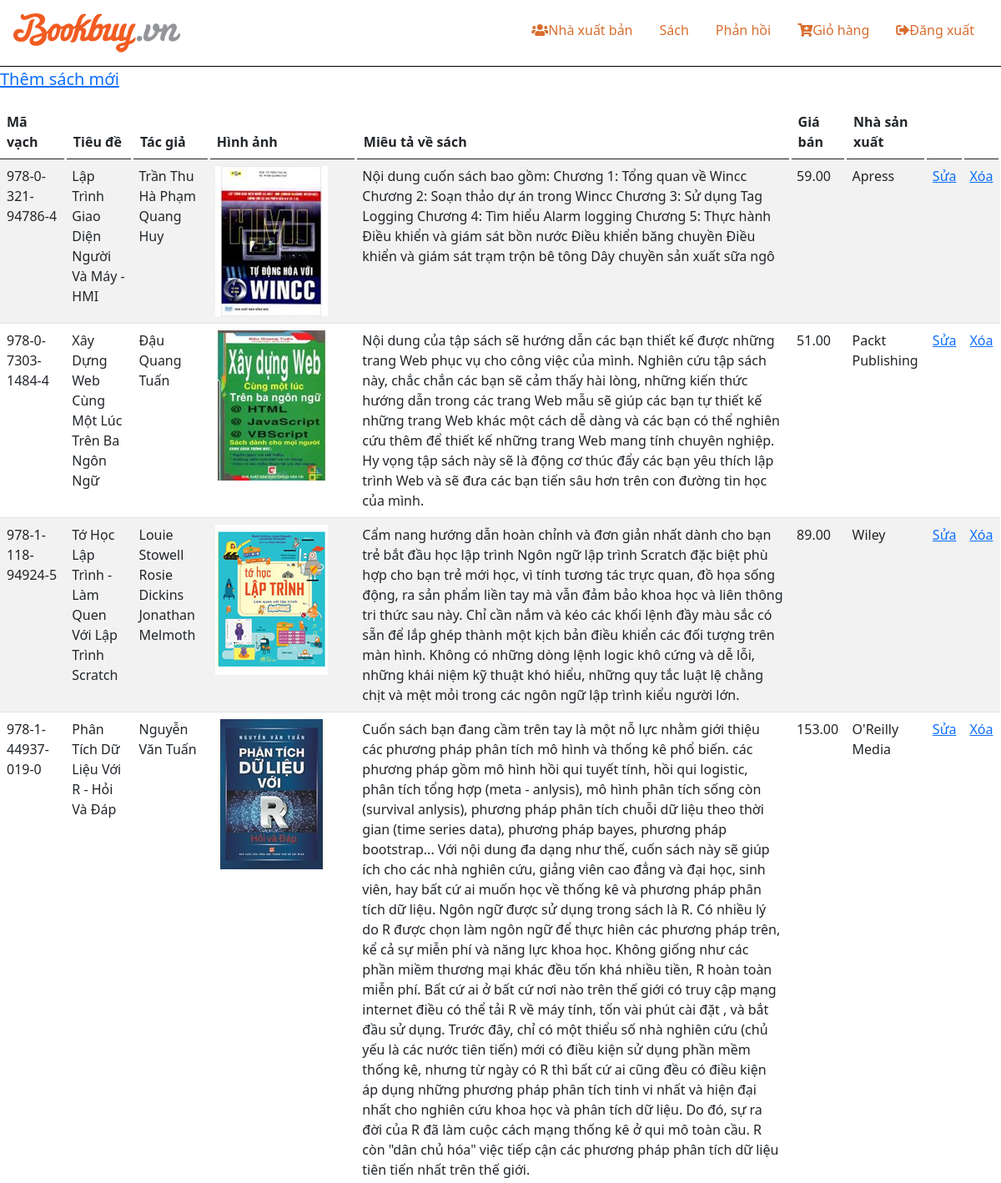
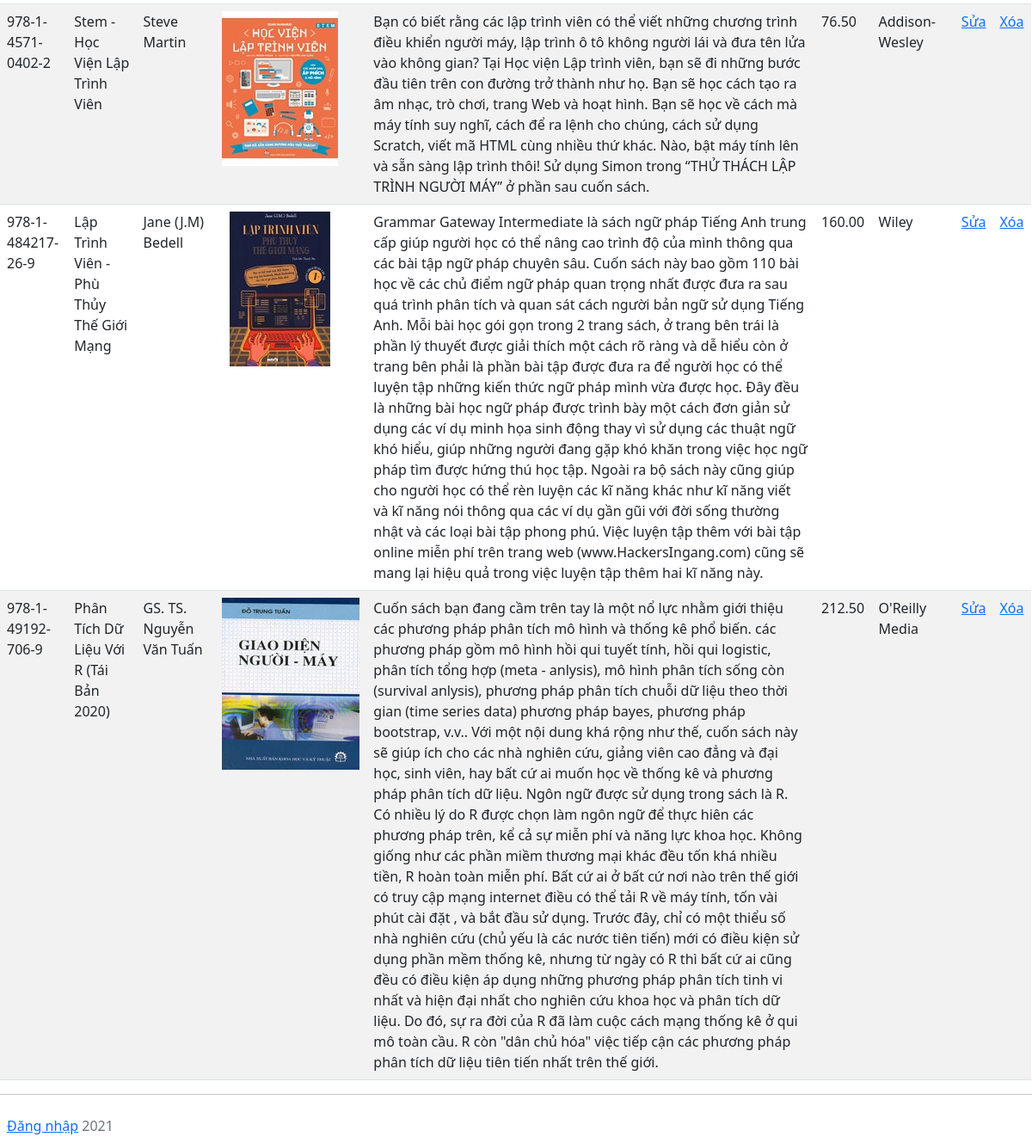
/admin/admin_book.php, run on the app's committed database (2 pictures, top to bottom).
### tables this page shows
CREATE TABLE `books` (
  `book_isbn` varchar(20) NOT NULL,
  `book_title` varchar(60) DEFAULT NULL,
  `book_author` varchar(60) DEFAULT NULL,
  `book_image` varchar(40) DEFAULT NULL,
  `book_Category` varchar(255) DEFAULT NULL,
  `book_descr` text DEFAULT NULL,
  `book_price` decimal(6,2) NOT NULL,
  `publisherid` int(10) NOT NULL
);

CREATE TABLE `publisher` (
  `publisherid` int(10) UNSIGNED NOT NULL,
  `publisher_name` varchar(60) NOT NULL
);

### constants.php (called while the page is built, shortened)
<?php
    function getPubName($conn, $pubid){
		$query = "SELECT publisher_name FROM publisher WHERE publisherid = '$pubid'";
		$result = mysqli_query($conn, $query);
		$row = mysqli_fetch_assoc($result);
		return $row['publisher_name'];
	}
?>

### admin/admin_book.php (the view, shortened to what this page needs)
<?php
include("./header.php");
?>
	<p class="lead"><a href="admin_add_book.php">Thêm sách mới</a></p>
	<table class="table table-striped table-hover">
		<thead>
			<tr>
				<th>Mã vạch</th>
				<th>Tiêu đề</th>
				<th>Tác giả</th>
				<th>Hình ảnh</th>
				<th>Miêu tả về sách</th>
				<th>Giá bán</th>
				<th>Nhà sản xuất</th>
				<th>&nbsp;</th>
				<th>&nbsp;</th>
			</tr>
		</thead>
		<tbody>
			<?php
			$sql = "SELECT * FROM books";
			$result = mysqli_query($conn, $sql);
			if (mysqli_num_rows($result) > 0) {
				while ($row = mysqli_fetch_assoc($result)) {
			?>
					<tr>
						<td><?php echo $row['book_isbn']; ?></td>
						<td><?php echo $row['book_title']; ?></td>
						<td><?php echo $row['book_author']; ?></td>
						<td>
							<div>
								<img src="./img/<?php echo $row['book_image']; ?>" alt="">
							</div>
						</td>
						<td><?php echo $row['book_descr']; ?></td>
						<td><?php echo $row['book_price']; ?></td>
						<td><?php echo getPubName($conn, $row['publisherid']); ?></td>
						<td><a href="admin_edit.php?bookisbn=<?php echo $row['book_isbn']; ?>">Sửa</a></td>
						<td><a href="admin_delete.php?bookisbn=<?php echo $row['book_isbn']; ?>">Xóa</a></td>
					</tr>
			<?php
				}
			}
			?>
		</tbody>
	</table>
	<?php
	require_once "footer.php";
	?>

### admin/header.php (shortened to what this page needs)
<?php
include("../constants.php");
?>
<!DOCTYPE html>
<html lang="en">
<head>
    <link href="https://cdn.jsdelivr.net/npm/bootstrap@5.0.2/dist/css/bootstrap.min.css" rel="stylesheet">
    <link rel="stylesheet" href="index.css">
    <link rel="stylesheet" href="https://pro.fontawesome.com/releases/v5.10.0/css/all.css" />
</head>
<body>
    <header class="my-header">
        <div class="col-md-12">
            <div class="row">
                <div class="col-md-3">
                    <a href="index.php">
                        <img src="img/logo-new.png" alt="">
                    </a>
                </div>
                <div class="col-md-9">
                    <ul class="nav justify-content-end">
                        <li class="nav-item">
                            <a class="nav-link" href="publisher.php"><i class="fas fa-users"></i>Nhà xuất bản</a>
                        </li>
                        <li class="nav-item">
                            <a class="nav-link" href="books.php"><i class="fad fa-books"></i>Sách</a>
                        </li>
                        <li class="nav-item">
                            <a class="nav-link" href="contact.php"><i class="fal fa-phone-rotary"></i>Phản hồi</a>
                        </li>
                        <li class="nav-item">
                            <a class="nav-link" href="mycart.php"><i class="fas fa-cart-plus"></i>Giỏ hàng</a>
                        </li>
                        <li class="nav-item">
                            <a class="nav-link" href="logout.php"><i class="fas fa-sign-out-alt"></i>Đăng xuất</a>
                        </li>
                    </ul>
                </div>
            </div>
        </div>
    </header>
</body>

### admin/footer.php (shortened to what this page needs)
<hr>
<footer>
  <div class="text-muted pull-right" >
        <a href="admin.php">Đăng nhập</a> 2021
  </div>
</footer>
</body>
</html>

### admin/index.css (style rules this page uses)
* { padding: 0; margin: 0; box-sizing: border-box; text-decoration: none; }
:root { --color-main: #d86d2f; }
.my-header { padding: 16px; }
.my-header li a { color: var(--color-main); }
header { border-bottom: 1px #000 solid; }
footer { padding: 8px; }
.table thead tr th { border-bottom: 1px solid #000; border-right: 3px solid rgba(0,0,0,0); }

### data on the page
books: book_isbn "978-0-321-94786-4", book_title "Lập Trình Giao Diện Người Và Máy - HMI", book_author "Trần Thu Hà Phạm Quang Huy", book_image (picture), book_descr "Nội dung cuốn sách bao gồm: Chương 1: Tổng quan về Wincc Chương 2: Soạn thảo dự án trong Wincc Chương 3: Sử dụng Tag Logging Chương 4: Tìm hiểu Alarm logging Chương 5: Thực hành Điều khiển và giám sát bồn nước Điều khiển băng chuyền Điều khiển và giám sát trạm trộn bê tông Dây chuyền sản xuất sữa ngô", book_price "59.00", publisherid.publisher_name "Apress"
books: book_isbn "978-0-7303-1484-4", book_title "Xây Dựng Web Cùng Một Lúc Trên Ba Ngôn Ngữ", book_author "Đậu Quang Tuấn", book_image (picture), book_descr "Nội dung của tập sách sẽ hướng dẫn các bạn thiết kế được những trang Web phục vụ cho công việc của mình. Nghiên cứu tập sách này, chắc chắn các bạn sẽ cảm thấy hài lòng, những kiến thức hướng dẫn trong các trang Web mẫu sẽ giúp các bạn tự thiết kế những trang Web khác một cách dễ dàng và các bạn có thể nghiên cứu thêm để thiết kế những trang Web mang tính chuyên nghiệp. Hy vọng tập sách này sẽ là động cơ thúc đẩy các bạn yêu thích lập trình Web và sẽ đưa các bạn tiến sâu hơn trên con đường tin học của mình.", book_price "51.00", publisherid.publisher_name "Packt Publishing"
books: book_isbn "978-1-118-94924-5", book_title "Tớ Học Lập Trình - Làm Quen Với Lập Trình Scratch", book_author "Louie Stowell Rosie Dickins Jonathan Melmoth", book_image (picture), book_descr "Cẩm nang hướng dẫn hoàn chỉnh và đơn giản nhất dành cho bạn trẻ bắt đầu học lập trình Ngôn ngữ lập trình Scratch đặc biệt phù hợp cho bạn trẻ mới học, vì tính tương tác trực quan, đồ họa sống động, ra sản phẩm liền tay mà vẫn đảm bảo khoa học và liên thông tri thức sau này. Chỉ cần nắm và kéo các khối lệnh đầy màu sắc có sẵn để lắp ghép thành một kịch bản điều khiển các đối tượng trên màn hình. Không có những dòng lệnh logic khô cứng và dễ lỗi, những khái niệm kỹ thuật khó hiểu, những quy tắc luật lệ chằng chịt và mệt mỏi trong các ngôn ngữ lập trình kiểu người lớn.", book_price "89.00", publisherid.publisher_name "Wiley"
books: book_isbn "978-1-44937-019-0", book_title "Phân Tích Dữ Liệu Với R - Hỏi Và Đáp", book_author "Nguyễn Văn Tuấn", book_image (picture), book_descr "Cuốn sách bạn đang cầm trên tay là một nỗ lực nhằm giới thiệu các phương pháp phân tích mô hình và thống kê phổ biến. các phương pháp gồm mô hình hồi qui tuyết tính, hồi qui logistic, phân tích tổng hợp (meta - anlysis), mô hình phân tích sống còn (survival anlysis), phương pháp phân tích chuỗi dữ liệu theo thời gian (time series data), phương pháp bayes, phương pháp bootstrap... Với nội dung đa dạng như thế, cuốn sách này sẽ giúp ích cho các nhà nghiên cứu, giảng viên cao đẳng và đại học, sinh viên, hay bất cứ ai muốn học về thống kê và phương pháp phân tích dữ liệu. Ngôn ngữ được sử dụng trong sách là R. Có nhiều lý do R được chọn làm ngôn ngữ để thực hiên các phương pháp trên, kể cả sự…", book_price "153.00", publisherid.publisher_name "O'Reilly Media"
books: book_isbn "978-1-4571-0402-2", book_title "Stem - Học Viện Lập Trình Viên", book_author "Steve Martin", book_image (picture), book_descr "Bạn có biết rằng các lập trình viên có thể viết những chương trình điều khiển người máy, lập trình ô tô không người lái và đưa tên lửa vào không gian? Tại Học viện Lập trình viên, bạn sẽ đi những bước đầu tiên trên con đường trở thành như họ. Bạn sẽ học cách tạo ra âm nhạc, trò chơi, trang Web và hoạt hình. Bạn sẽ học về cách mà máy tính suy nghĩ, cách để ra lệnh cho chúng, cách sử dụng Scratch, viết mã HTML cùng nhiều thứ khác. Nào, bật máy tính lên và sẵn sàng lập trình thôi! Sử dụng Simon trong “THỬ THÁCH LẬP TRÌNH NGƯỜI MÁY” ở phần sau cuốn sách.", book_price "76.50", publisherid.publisher_name "Addison-Wesley"
books: book_isbn "978-1-484217-26-9", book_title "Lập Trình Viên - Phù Thủy Thế Giới Mạng", book_author "Jane (J.M) Bedell", book_image (picture), book_descr "Grammar Gateway Intermediate là sách ngữ pháp Tiếng Anh trung cấp giúp người học có thể nâng cao trình độ của mình thông qua các bài tập ngữ pháp chuyên sâu. Cuốn sách này bao gồm 110 bài học về các chủ điểm ngữ pháp quan trọng nhất được đưa ra sau quá trình phân tích và quan sát cách người bản ngữ sử dụng Tiếng Anh. Mỗi bài học gói gọn trong 2 trang sách, ở trang bên trái là phần lý thuyết được giải thích một cách rõ ràng và dễ hiểu còn ở trang bên phải là phần bài tập được đưa ra để người học có thể luyện tập những kiến thức ngữ pháp mình vừa được học. Đây đều là những bài học ngữ pháp được trình bày một cách đơn giản sử dụng các ví dụ minh họa sinh động thay vì sử dụng các thuật ngữ khó…", book_price "160.00", publisherid.publisher_name "Wiley"
books: book_isbn "978-1-49192-706-9", book_title "Phân Tích Dữ Liệu Với R (Tái Bản 2020)", book_author "GS. TS. Nguyễn Văn Tuấn", book_image (picture), book_descr "Cuốn sách bạn đang cầm trên tay là một nổ lực nhằm giới thiệu các phương pháp phân tích mô hình và thống kê phổ biến. các phương pháp gồm mô hình hồi qui tuyết tính, hồi qui logistic, phân tích tổng hợp (meta - anlysis), mô hình phân tích sống còn (survival anlysis), phương pháp phân tích chuỗi dữ liệu theo thời gian (time series data) phương pháp bayes, phương pháp bootstrap, v.v.. Với một nội dung khá rộng như thế, cuốn sách này sẽ giúp ích cho các nhà nghiên cứu, giảng viên cao đẳng và đại học, sinh viên, hay bất cứ ai muốn học về thống kê và phương pháp phân tích dữ liệu. Ngôn ngữ được sử dụng trong sách là R. Có nhiều lý do R được chọn làm ngôn ngữ để thực hiên các phương pháp trên, kể…", book_price "212.50", publisherid.publisher_name "O'Reilly Media"
